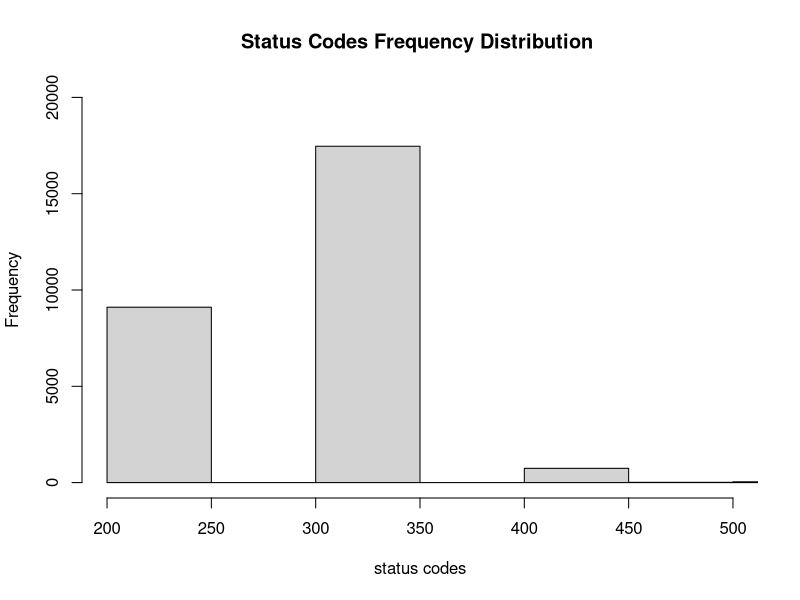

This figure's R source:
agedata=read.csv("statusCodeList.txt",stringsAsFactors=F,header=FALSE,sep="\t")
data=agedata[,1]
png("statusCodeHistogram.png")
hist(data,main="Status Codes Frequency Distribution ",freq=T,xlab="status codes",ylab="Frequency",ylim=c(0,20000),xlim=c(200,500))
dev.off()
